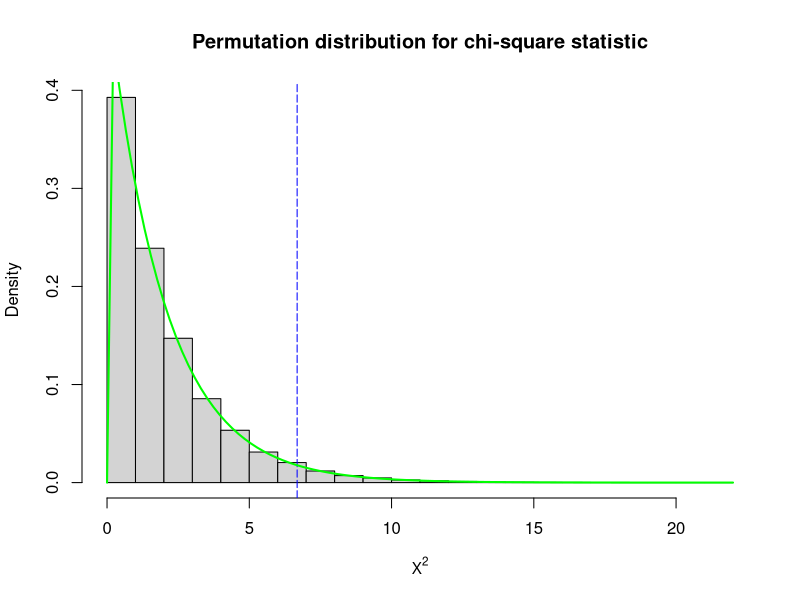

R code for this plot:
#################################################################
###Permutation chi-square example

X <- matrix(nrow=3, byrow=T, c(172,52,313,103,258,119),
            dimnames=list(c("18-29","30-49",">50"),c("for","against")))

prop.table(X, margin=1)

# first run install.packages("epitools") - only have to do this once
# then attach the libary using library(epitools)
# The expand.table() function will expand the contingency table
# to individual level data on which we can run permutations

library(epitools)
dat <- expand.table(X)

# define a function to do the chisquare test

chisq<-function(Obs)
{ #Obs is the observed contingency table
  Expected <- outer(rowSums(Obs),colSums(Obs))/sum(Obs)
  sum((Obs-Expected)^2/Expected)
}

# do a permutation test

# first compute observed statistic

agegrp <- dat[,1]
response <- dat[,2]

observed <- chisq(table(agegrp, response))
observed

B <- 10^5-1  #set number of times to repeat this process
result <- numeric(B) # space to save the random differences

for(i in 1:B)
{
  agegrp.permuted <- sample(agegrp)
  perm.table <- table(agegrp.permuted, response)
  result[i] <- chisq(perm.table)
}

##Plot

hist(result, freq=FALSE, xlab = expression(Chi^2), main="Permutation distribution for chi-square statistic")
abline(v = observed, col = "blue", lty=5)
curve(dchisq(x, 2), add=TRUE, col="green", lwd=2)

#Compute P-value from the permutation distribution
(sum(result >= observed)+1)/(B + 1)  #P-value

# compute p-value from chi-square distribution
1-pchisq(observed, df=2)


#################################################################
###Wilcoxon rank sum example

Y <- matrix(nrow=8, byrow=T, c(5,1,9,5,6,4,3,4,2,8,0,5,0,2,0,1),
            dimnames=list(c(20,25,seq(30,80,10)),c("dom","sexlink")))

eye.test <- expand.table(Y) #from epi.tools package used in previous example
colnames(eye.test) <- c('acuity','grp')
eye.test$acuity <- as.numeric(eye.test$acuity)
eye.test$d_sl <- as.numeric(eye.test$grp)

library(exactRankTests)

# Two-sided exact test
wilcox.exact(acuity ~ d_sl, eye.test)

# Two-sided asymptotic test
wilcox.exact(acuity ~ d_sl, eye.test, exact=F)
